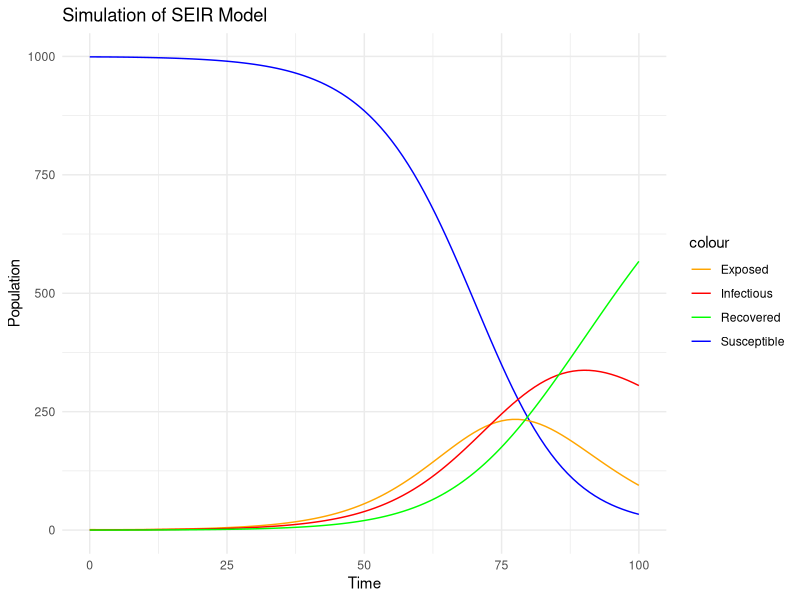

Write R code to recreate this figure.
## ---- chunk 1
# Load required packages
library(deSolve)  # For solving differential equations
library(ggplot2)  # For data visualization

# Function to define the SEIR model
seir_model <- function(time, state, parameters) {
  with(as.list(c(state, parameters)), {
    # Parameters
    beta <- parameters[1]  # Transmission rate
    sigma <- parameters[2]  # Rate of latent individuals becoming infectious
    gamma <- parameters[3]  # Rate of recovery
    
    # SEIR equations
    dS <- -beta * S * I / N
    dE <- beta * S * I / N - sigma * E
    dI <- sigma * E - gamma * I
    dR <- gamma * I
    
    # Return derivatives
    return(list(c(dS, dE, dI, dR)))
  })
}

# Simulation parameters
N <- 1000  # Total population size
beta <- 0.3  # Transmission rate
sigma <- 0.1  # Rate of latent individuals becoming infectious
gamma <- 0.05  # Rate of recovery
initial_state <- c(S = N - 1, E = 1, I = 0, R = 0)  # Initial state

# Time vector
times <- seq(0, 100, by = 1)

# Solve the SEIR model
output <- ode(y = initial_state, times = times, func = seir_model,
              parms = c(beta = beta, sigma = sigma, gamma = gamma))

# Convert output to data frame
simulated_data <- as.data.frame(output)

# Plot simulated data
ggplot(simulated_data, aes(x = time)) +
  geom_line(aes(y = S, color = "Susceptible")) +
  geom_line(aes(y = E, color = "Exposed")) +
  geom_line(aes(y = I, color = "Infectious")) +
  geom_line(aes(y = R, color = "Recovered")) +
  labs(title = "Simulation of SEIR Model", x = "Time", y = "Population") +
  scale_color_manual(values = c("Susceptible" = "blue", "Exposed" = "orange",
                                 "Infectious" = "red", "Recovered" = "green")) +
  theme_minimal()
